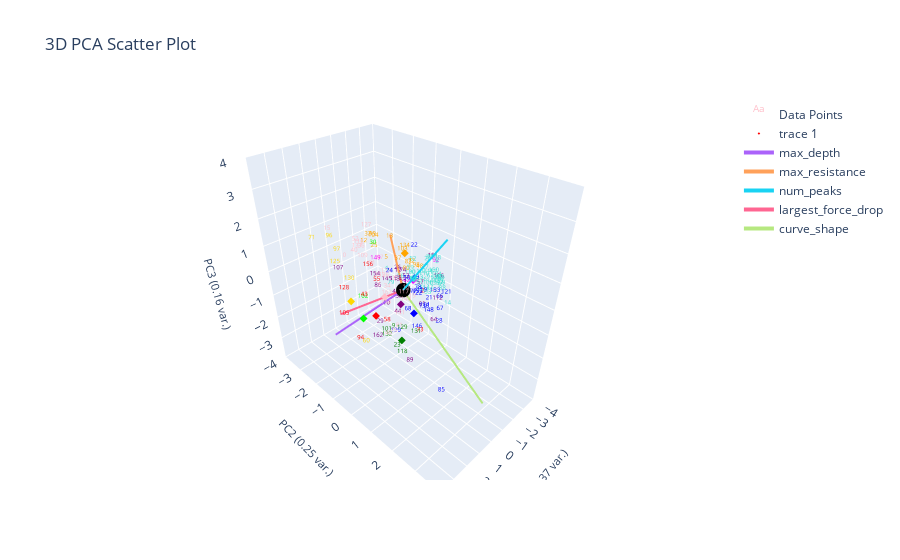

This figure's notebook cell:
### Markdown cell above
# Plot Corrected Labeling

### Code cell
def correct_pseudo_ylabels_to_actual(pseudo_labeled_data:pd.DataFrame, actual_labeled_data:pd.DataFrame, ylabel_name, changed_ylabel_idxs):
    corrected_pseudo_labeled_data = pseudo_labeled_data.copy()
    corrected_pseudo_labeled_data.loc[changed_ylabel_idxs, f'pseudo_{ylabel_name}'] = actual_labeled_data[ylabel_name]
    corrected_pseudo_labeled_data.loc[changed_ylabel_idxs, f'pseudo_{ylabel_name}_nums'] = actual_labeled_data[f'{ylabel_name}_nums']
    return corrected_pseudo_labeled_data

corrected_pseudo_labeled_data = correct_pseudo_ylabels_to_actual(pseudo_labeled_data, marions_labeled_data, ylabel_name, changed_ylabel_idxs)

plotting.plot_clusters_seperately(corrected_pseudo_labeled_data[f'pseudo_{ylabel_name}_nums'], 
                                  curve_data, ylabel_name, cluster_category_names=list(ylabel_to_cluster_num.keys()), 
                                  pseudo_corrections=marions_labeled_data)
plotting.plot_pca(corrected_pseudo_labeled_data, corrected_pseudo_labeled_data[f'pseudo_{ylabel_name}_nums'], graph_title="Clustering Corrected Pseudo Labeled Data", num_pc=3, ylabel_name=ylabel_name, centroids=label_centroids)

### Figure 1 — Plotly figure (JSON) as saved in the notebook; plotly's stock layout.template omitted (floating-point values rounded to 4 significant figures; data arrays with more than 128 entries replaced by an {"elided": "..."} marker saying what was removed)
{"data": [{"mode": "text", "name": "Data Points", "text": {"elided": "164 str values"}, "textfont": {"color": {"elided": "164 str values"}, "size": 6}, "type": "scatter3d", "x": {"elided": "164 float values"}, "y": {"elided": "164 float values"}, "z": {"elided": "164 float values"}}, {"marker": {"color": ["red", "gold", "blue", "green", "purple", "pink", "turquoise", "orange", "lime", "magenta"], "size": 2, "symbol": "diamond"}, "mode": "markers", "type": "scatter3d", "x": [1.879, 2.539, 0.04049, 1.359, 0.3712, 0.9909, -0.9999, -1.266, 2.405, -1.047], "y": [-0.02287, -0.7014, 0.5201, 0.7877, 0.1306, -0.2027, -0.1248, -0.7052, -0.2424, -0.1752], "z": [-0.4176, 0.007911, -0.6546, -1.136, -0.3845, -0.06114, 0.09753, 0.7524, -0.4615, -0.004978]}, {"marker": {"color": "black", "size": 5}, "mode": "markers", "name": "Origin", "showlegend": false, "type": "scatter3d", "x": [0], "y": [0], "z": [0]}, {"line": {"width": 4}, "mode": "lines+text", "name": "max_depth", "textposition": "top center", "type": "scatter3d", "x": [0, 2.99], "y": [0, -1.32], "z": [0, -1.575]}, {"line": {"width": 4}, "mode": "lines+text", "name": "max_resistance", "textposition": "top center", "type": "scatter3d", "x": [0, -2.486], "y": [0, -2.201], "z": [0, 0.5849]}, {"line": {"width": 4}, "mode": "lines+text", "name": "num_peaks", "textposition": "top center", "type": "scatter3d", "x": [0, 1.726], "y": [0, 2.551], "z": [0, 3.292]}, {"line": {"width": 4}, "mode": "lines+text", "name": "largest_force_drop", "textposition": "top center", "type": "scatter3d", "x": [0, 2.495], "y": [0, -1.331], "z": [0, -0.8749]}, {"line": {"width": 4}, "mode": "lines+text", "name": "curve_shape", "textposition": "top center", "type": "scatter3d", "x": [0, -0.8194], "y": [0, 3.183], "z": [0, -3.252]}], "layout": {"autosize": true, "scene": {"xaxis": {"range": [-4, 4], "title": {"font": {"size": 11}, "text": "PC1 (0.37 var.)"}}, "yaxis": {"range": [-4, 4], "title": {"font": {"size": 11}, "text": "PC2 (0.25 var.)"}}, "zaxis": {"range": [-4, 4], "title": {"font": {"size": 11}, "text": "PC3 (0.16 var.)"}}}, "title": {"text": "3D PCA Scatter Plot"}}}
